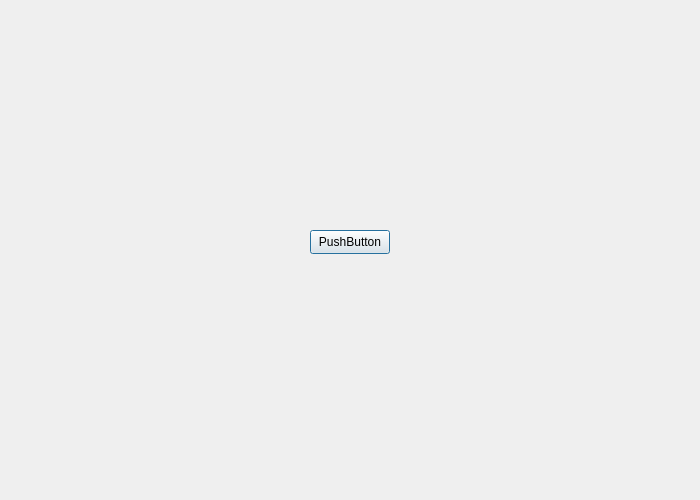
<?xml version="1.0" encoding="UTF-8"?>
<ui version="4.0">
 <class>MusicWindow</class>
 <widget class="QDialog" name="MusicWindow">
  <property name="geometry">
   <rect>
    <x>0</x>
    <y>0</y>
    <width>700</width>
    <height>500</height>
   </rect>
  </property>
  <property name="windowTitle">
   <string>Musiques</string>
  </property>
  <widget class="QPushButton" name="pushButton">
   <property name="geometry">
    <rect>
     <x>310</x>
     <y>230</y>
     <width>80</width>
     <height>24</height>
    </rect>
   </property>
   <property name="text">
    <string>PushButton</string>
   </property>
  </widget>
 </widget>
 <resources/>
 <connections/>
</ui>
